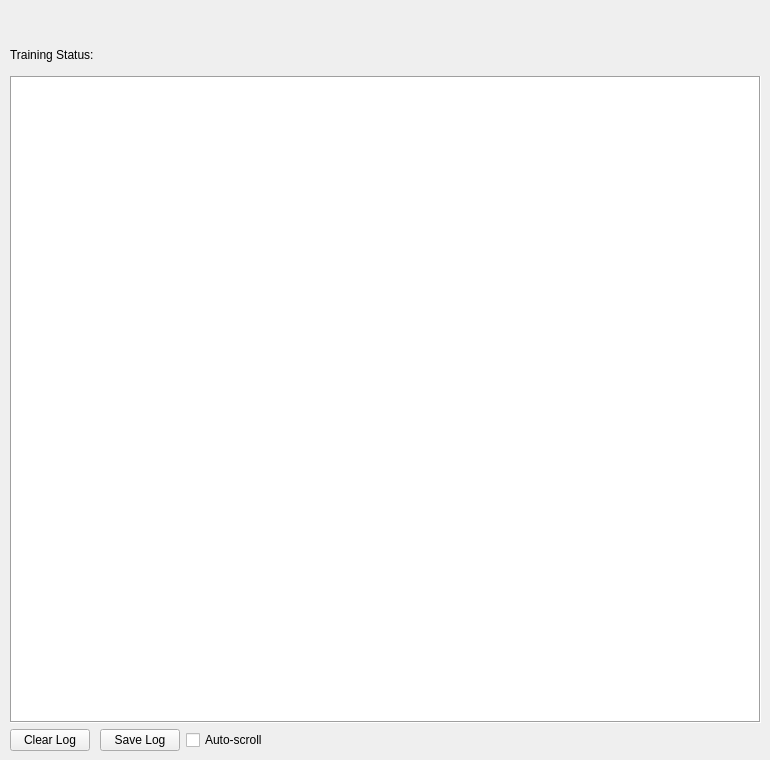
    <widget class="QWidget" name="tab_3">
     <attribute name="title">
      <string>Training Status</string>
     </attribute>
     <widget class="QWidget" name="layoutWidget">
      <property name="geometry">
       <rect>
        <x>10</x>
        <y>40</y>
        <width>751</width>
        <height>711</height>
       </rect>
      </property>
      <layout class="QGridLayout" name="gridLayout_7">
       <item row="2" column="0">
        <widget class="QPushButton" name="pushButton_7">
         <property name="sizePolicy">
          <sizepolicy hsizetype="Fixed" vsizetype="Fixed">
           <horstretch>0</horstretch>
           <verstretch>0</verstretch>
          </sizepolicy>
         </property>
         <property name="text">
          <string>Clear Log</string>
         </property>
        </widget>
       </item>
       <item row="0" column="0">
        <widget class="QLabel" name="label_17">
         <property name="minimumSize">
          <size>
           <width>0</width>
           <height>30</height>
          </size>
         </property>
         <property name="maximumSize">
          <size>
           <width>16777215</width>
           <height>30</height>
          </size>
         </property>
         <property name="text">
          <string>Training Status:</string>
         </property>
        </widget>
       </item>
       <item row="1" column="0" colspan="4">
        <widget class="QTextEdit" name="textEdit">
         <property name="sizePolicy">
          <sizepolicy hsizetype="Fixed" vsizetype="Fixed">
           <horstretch>0</horstretch>
           <verstretch>0</verstretch>
          </sizepolicy>
         </property>
         <property name="minimumSize">
          <size>
           <width>700</width>
           <height>192</height>
          </size>
         </property>
         <property name="maximumSize">
          <size>
           <width>800</width>
           <height>700</height>
          </size>
         </property>
         <property name="frameShape">
          <enum>QFrame::Box</enum>
         </property>
        </widget>
       </item>
       <item row="2" column="1">
        <widget class="QPushButton" name="pushButton_8">
         <property name="sizePolicy">
          <sizepolicy hsizetype="Fixed" vsizetype="Fixed">
           <horstretch>0</horstretch>
           <verstretch>0</verstretch>
          </sizepolicy>
         </property>
         <property name="text">
          <string>Save Log</string>
         </property>
        </widget>
       </item>
       <item row="2" column="2">
        <widget class="QCheckBox" name="checkBox_3">
         <property name="sizePolicy">
          <sizepolicy hsizetype="Fixed" vsizetype="Fixed">
           <horstretch>0</horstretch>
           <verstretch>0</verstretch>
          </sizepolicy>
         </property>
         <property name="text">
          <string>Auto-scroll</string>
         </property>
        </widget>
       </item>
      </layout>
     </widget>
    </widget>
